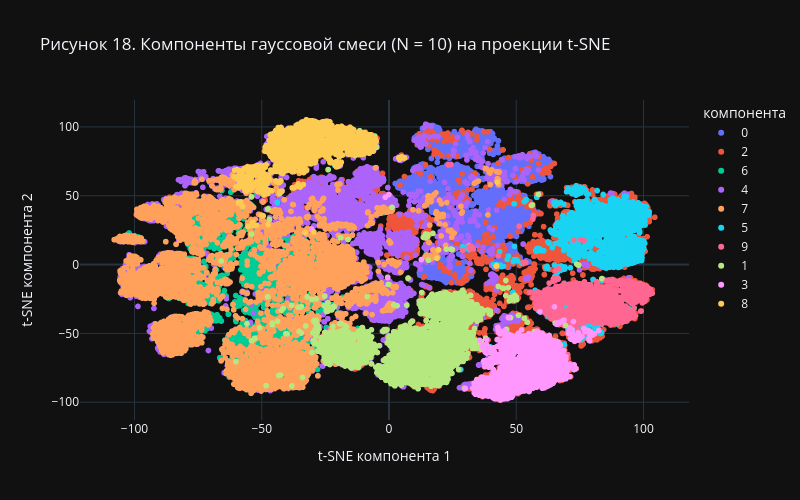

The code cell stored with this chart in its notebook:
### Markdown cell above
#### Визуализация компонент гауссовой смеси на проекции t-SNE

### Code cell
px.scatter(
    x=tsne_results[:, 0],
    y=tsne_results[:, 1],
    color=pd.Series(gmm_labels).astype(str),
    labels={'x': 't-SNE компонента 1', 'y': 't-SNE компонента 2', 'color': 'компонента'},
    title=f"Рисунок 18. Компоненты гауссовой смеси (N = {gmm_k.value}) на проекции t-SNE",
    template="plotly_dark",
    width=800,
    height=500,
)

### Figure 1 — Plotly figure (JSON) as saved in the notebook; plotly's stock layout.template omitted (floating-point values rounded to 4 significant figures; data arrays with more than 128 entries replaced by an {"elided": "..."} marker saying what was removed)
{"data": [{"hovertemplate": "компонента=0<br>t-SNE компонента 1=%{x}<br>t-SNE компонента 2=%{y}<extra></extra>", "legendgroup": "0", "marker": {"color": "#636efa", "symbol": "circle"}, "mode": "markers", "name": "0", "showlegend": true, "type": "scattergl", "x": {"elided": "10239 float values"}, "xaxis": "x", "y": {"elided": "10239 float values"}, "yaxis": "y"}, {"hovertemplate": "компонента=2<br>t-SNE компонента 1=%{x}<br>t-SNE компонента 2=%{y}<extra></extra>", "legendgroup": "2", "marker": {"color": "#EF553B", "symbol": "circle"}, "mode": "markers", "name": "2", "showlegend": true, "type": "scattergl", "x": {"elided": "7731 float values"}, "xaxis": "x", "y": {"elided": "7731 float values"}, "yaxis": "y"}, {"hovertemplate": "компонента=6<br>t-SNE компонента 1=%{x}<br>t-SNE компонента 2=%{y}<extra></extra>", "legendgroup": "6", "marker": {"color": "#00cc96", "symbol": "circle"}, "mode": "markers", "name": "6", "showlegend": true, "type": "scattergl", "x": {"elided": "9999 float values"}, "xaxis": "x", "y": {"elided": "9999 float values"}, "yaxis": "y"}, {"hovertemplate": "компонента=4<br>t-SNE компонента 1=%{x}<br>t-SNE компонента 2=%{y}<extra></extra>", "legendgroup": "4", "marker": {"color": "#ab63fa", "symbol": "circle"}, "mode": "markers", "name": "4", "showlegend": true, "type": "scattergl", "x": {"elided": "10344 float values"}, "xaxis": "x", "y": {"elided": "10344 float values"}, "yaxis": "y"}, {"hovertemplate": "компонента=7<br>t-SNE компонента 1=%{x}<br>t-SNE компонента 2=%{y}<extra></extra>", "legendgroup": "7", "marker": {"color": "#FFA15A", "symbol": "circle"}, "mode": "markers", "name": "7", "showlegend": true, "type": "scattergl", "x": {"elided": "11163 float values"}, "xaxis": "x", "y": {"elided": "11163 float values"}, "yaxis": "y"}, {"hovertemplate": "компонента=5<br>t-SNE компонента 1=%{x}<br>t-SNE компонента 2=%{y}<extra></extra>", "legendgroup": "5", "marker": {"color": "#19d3f3", "symbol": "circle"}, "mode": "markers", "name": "5", "showlegend": true, "type": "scattergl", "x": {"elided": "4223 float values"}, "xaxis": "x", "y": {"elided": "4223 float values"}, "yaxis": "y"}, {"hovertemplate": "компонента=9<br>t-SNE компонента 1=%{x}<br>t-SNE компонента 2=%{y}<extra></extra>", "legendgroup": "9", "marker": {"color": "#FF6692", "symbol": "circle"}, "mode": "markers", "name": "9", "showlegend": true, "type": "scattergl", "x": {"elided": "3104 float values"}, "xaxis": "x", "y": {"elided": "3104 float values"}, "yaxis": "y"}, {"hovertemplate": "компонента=1<br>t-SNE компонента 1=%{x}<br>t-SNE компонента 2=%{y}<extra></extra>", "legendgroup": "1", "marker": {"color": "#B6E880", "symbol": "circle"}, "mode": "markers", "name": "1", "showlegend": true, "type": "scattergl", "x": {"elided": "6233 float values"}, "xaxis": "x", "y": {"elided": "6233 float values"}, "yaxis": "y"}, {"hovertemplate": "компонента=3<br>t-SNE компонента 1=%{x}<br>t-SNE компонента 2=%{y}<extra></extra>", "legendgroup": "3", "marker": {"color": "#FF97FF", "symbol": "circle"}, "mode": "markers", "name": "3", "showlegend": true, "type": "scattergl", "x": {"elided": "3391 float values"}, "xaxis": "x", "y": {"elided": "3391 float values"}, "yaxis": "y"}, {"hovertemplate": "компонента=8<br>t-SNE компонента 1=%{x}<br>t-SNE компонента 2=%{y}<extra></extra>", "legendgroup": "8", "marker": {"color": "#FECB52", "symbol": "circle"}, "mode": "markers", "name": "8", "showlegend": true, "type": "scattergl", "x": {"elided": "3573 float values"}, "xaxis": "x", "y": {"elided": "3573 float values"}, "yaxis": "y"}], "layout": {"height": 500, "legend": {"title": {"text": "компонента"}, "tracegroupgap": 0}, "title": {"text": "Рисунок 18. Компоненты гауссовой смеси (N = 10) на проекции t-SNE"}, "width": 800, "xaxis": {"anchor": "y", "domain": [0, 1], "title": {"text": "t-SNE компонента 1"}}, "yaxis": {"anchor": "x", "domain": [0, 1], "title": {"text": "t-SNE компонента 2"}}}}
